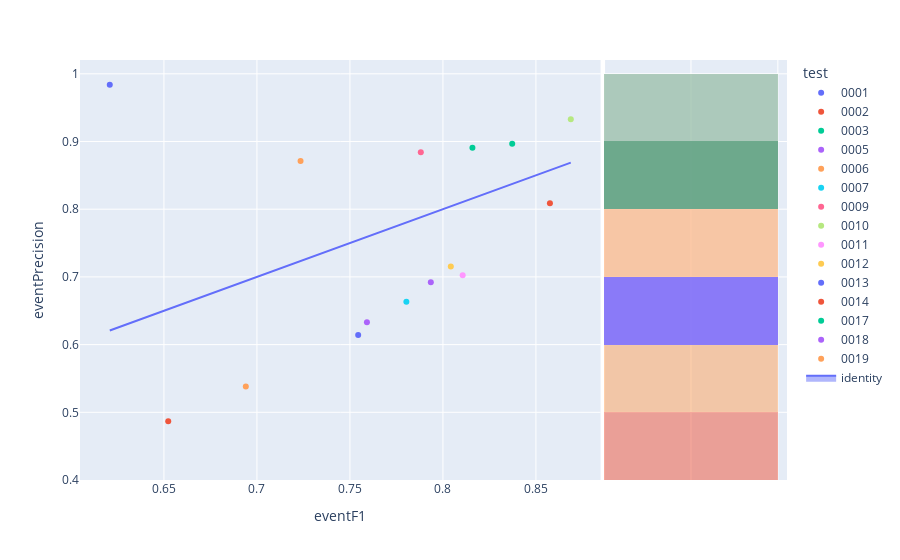

Notebook cell for this chart:
### Code cell
fig=px.scatter(experimentModels_N2,x='eventF1',y='eventPrecision',color='test',hover_name='modelId', marginal_y="histogram")
fig.add_trace(
    go.Scatter(x=experimentModels_N2['eventF1'], y=experimentModels_N2['eventF1'], name="identity", mode='lines',fill="toself")
)
fig.show()

### Figure 1 — Plotly figure (JSON) as saved in the notebook; plotly's stock layout.template omitted (floating-point values rounded to 4 significant figures)
{"data": [{"hovertemplate": "<b>%{hovertext}</b><br><br>test=0001<br>eventF1=%{x}<br>eventPrecision=%{y}<extra></extra>", "hovertext": ["bf958847-77fc-4eab-9c95-7a30ef71f8ee"], "legendgroup": "0001", "marker": {"color": "#636efa", "symbol": "circle"}, "mode": "markers", "name": "0001", "orientation": "v", "showlegend": true, "type": "scatter", "x": [0.6209], "xaxis": "x", "y": [0.9838], "yaxis": "y"}, {"alignmentgroup": "True", "bingroup": "y", "hovertemplate": "test=0001<br>eventPrecision=%{y}<br>count=%{x}<extra></extra>", "legendgroup": "0001", "marker": {"color": "#636efa"}, "name": "0001", "offsetgroup": "0001", "opacity": 0.5, "showlegend": false, "type": "histogram", "xaxis": "x2", "y": [0.9838], "yaxis": "y2"}, {"hovertemplate": "<b>%{hovertext}</b><br><br>test=0002<br>eventF1=%{x}<br>eventPrecision=%{y}<extra></extra>", "hovertext": ["f733d4b9-1730-40f9-91c2-f0ac2f36367e"], "legendgroup": "0002", "marker": {"color": "#EF553B", "symbol": "circle"}, "mode": "markers", "name": "0002", "orientation": "v", "showlegend": true, "type": "scatter", "x": [0.8575], "xaxis": "x", "y": [0.8088], "yaxis": "y"}, {"alignmentgroup": "True", "bingroup": "y", "hovertemplate": "test=0002<br>eventPrecision=%{y}<br>count=%{x}<extra></extra>", "legendgroup": "0002", "marker": {"color": "#EF553B"}, "name": "0002", "offsetgroup": "0002", "opacity": 0.5, "showlegend": false, "type": "histogram", "xaxis": "x2", "y": [0.8088], "yaxis": "y2"}, {"hovertemplate": "<b>%{hovertext}</b><br><br>test=0003<br>eventF1=%{x}<br>eventPrecision=%{y}<extra></extra>", "hovertext": ["b7018fb5-07f6-4ca6-a2ae-9c1646bde5b9"], "legendgroup": "0003", "marker": {"color": "#00cc96", "symbol": "circle"}, "mode": "markers", "name": "0003", "orientation": "v", "showlegend": true, "type": "scatter", "x": [0.8159], "xaxis": "x", "y": [0.8909], "yaxis": "y"}, {"alignmentgroup": "True", "bingroup": "y", "hovertemplate": "test=0003<br>eventPrecision=%{y}<br>count=%{x}<extra></extra>", "legendgroup": "0003", "marker": {"color": "#00cc96"}, "name": "0003", "offsetgroup": "0003", "opacity": 0.5, "showlegend": false, "type": "histogram", "xaxis": "x2", "y": [0.8909], "yaxis": "y2"}, {"hovertemplate": "<b>%{hovertext}</b><br><br>test=0005<br>eventF1=%{x}<br>eventPrecision=%{y}<extra></extra>", "hovertext": ["d47802dc-da95-4420-a6f5-a4bb291c9385"], "legendgroup": "0005", "marker": {"color": "#ab63fa", "symbol": "circle"}, "mode": "markers", "name": "0005", "orientation": "v", "showlegend": true, "type": "scatter", "x": [0.7935], "xaxis": "x", "y": [0.6921], "yaxis": "y"}, {"alignmentgroup": "True", "bingroup": "y", "hovertemplate": "test=0005<br>eventPrecision=%{y}<br>count=%{x}<extra></extra>", "legendgroup": "0005", "marker": {"color": "#ab63fa"}, "name": "0005", "offsetgroup": "0005", "opacity": 0.5, "showlegend": false, "type": "histogram", "xaxis": "x2", "y": [0.6921], "yaxis": "y2"}, {"hovertemplate": "<b>%{hovertext}</b><br><br>test=0006<br>eventF1=%{x}<br>eventPrecision=%{y}<extra></extra>", "hovertext": ["556a03bf-82b3-4468-b1ff-c804988a238a"], "legendgroup": "0006", "marker": {"color": "#FFA15A", "symbol": "circle"}, "mode": "markers", "name": "0006", "orientation": "v", "showlegend": true, "type": "scatter", "x": [0.7234], "xaxis": "x", "y": [0.8714], "yaxis": "y"}, {"alignmentgroup": "True", "bingroup": "y", "hovertemplate": "test=0006<br>eventPrecision=%{y}<br>count=%{x}<extra></extra>", "legendgroup": "0006", "marker": {"color": "#FFA15A"}, "name": "0006", "offsetgroup": "0006", "opacity": 0.5, "showlegend": false, "type": "histogram", "xaxis": "x2", "y": [0.8714], "yaxis": "y2"}, {"hovertemplate": "<b>%{hovertext}</b><br><br>test=0007<br>eventF1=%{x}<br>eventPrecision=%{y}<extra></extra>", "hovertext": ["d6976249-69b2-42de-a8b2-16adbd07e4b9"], "legendgroup": "0007", "marker": {"color": "#19d3f3", "symbol": "circle"}, "mode": "markers", "name": "0007", "orientation": "v", "showlegend": true, "type": "scatter", "x": [0.7803], "xaxis": "x", "y": [0.6634], "yaxis": "y"}, {"alignmentgroup": "True", "bingroup": "y", "hovertemplate": "test=0007<br>eventPrecision=%{y}<br>count=%{x}<extra></extra>", "legendgroup": "0007", "marker": {"color": "#19d3f3"}, "name": "0007", "offsetgroup": "0007", "opacity": 0.5, "showlegend": false, "type": "histogram", "xaxis": "x2", "y": [0.6634], "yaxis": "y2"}, {"hovertemplate": "<b>%{hovertext}</b><br><br>test=0009<br>eventF1=%{x}<br>eventPrecision=%{y}<extra></extra>", "hovertext": ["3237920b-4e80-4a7b-83af-d66298816ba3"], "legendgroup": "0009", "marker": {"color": "#FF6692", "symbol": "circle"}, "mode": "markers", "name": "0009", "orientation": "v", "showlegend": true, "type": "scatter", "x": [0.7881], "xaxis": "x", "y": [0.8841], "yaxis": "y"}, {"alignmentgroup": "True", "bingroup": "y", "hovertemplate": "test=0009<br>eventPrecision=%{y}<br>count=%{x}<extra></extra>", "legendgroup": "0009", "marker": {"color": "#FF6692"}, "name": "0009", "offsetgroup": "0009", "opacity": 0.5, "showlegend": false, "type": "histogram", "xaxis": "x2", "y": [0.8841], "yaxis": "y2"}, {"hovertemplate": "<b>%{hovertext}</b><br><br>test=0010<br>eventF1=%{x}<br>eventPrecision=%{y}<extra></extra>", "hovertext": ["92756d09-a80a-49f1-bbfc-f8a12570ddbe"], "legendgroup": "0010", "marker": {"color": "#B6E880", "symbol": "circle"}, "mode": "markers", "name": "0010", "orientation": "v", "showlegend": true, "type": "scatter", "x": [0.8687], "xaxis": "x", "y": [0.9329], "yaxis": "y"}, {"alignmentgroup": "True", "bingroup": "y", "hovertemplate": "test=0010<br>eventPrecision=%{y}<br>count=%{x}<extra></extra>", "legendgroup": "0010", "marker": {"color": "#B6E880"}, "name": "0010", "offsetgroup": "0010", "opacity": 0.5, "showlegend": false, "type": "histogram", "xaxis": "x2", "y": [0.9329], "yaxis": "y2"}, {"hovertemplate": "<b>%{hovertext}</b><br><br>test=0011<br>eventF1=%{x}<br>eventPrecision=%{y}<extra></extra>", "hovertext": ["2d1def14-06c9-4a40-a577-752522c66ed5"], "legendgroup": "0011", "marker": {"color": "#FF97FF", "symbol": "circle"}, "mode": "markers", "name": "0011", "orientation": "v", "showlegend": true, "type": "scatter", "x": [0.8106], "xaxis": "x", "y": [0.7023], "yaxis": "y"}, {"alignmentgroup": "True", "bingroup": "y", "hovertemplate": "test=0011<br>eventPrecision=%{y}<br>count=%{x}<extra></extra>", "legendgroup": "0011", "marker": {"color": "#FF97FF"}, "name": "0011", "offsetgroup": "0011", "opacity": 0.5, "showlegend": false, "type": "histogram", "xaxis": "x2", "y": [0.7023], "yaxis": "y2"}, {"hovertemplate": "<b>%{hovertext}</b><br><br>test=0012<br>eventF1=%{x}<br>eventPrecision=%{y}<extra></extra>", "hovertext": ["c930c4a8-32c1-41d8-a540-db8ec02d8c50"], "legendgroup": "0012", "marker": {"color": "#FECB52", "symbol": "circle"}, "mode": "markers", "name": "0012", "orientation": "v", "showlegend": true, "type": "scatter", "x": [0.8042], "xaxis": "x", "y": [0.7155], "yaxis": "y"}, {"alignmentgroup": "True", "bingroup": "y", "hovertemplate": "test=0012<br>eventPrecision=%{y}<br>count=%{x}<extra></extra>", "legendgroup": "0012", "marker": {"color": "#FECB52"}, "name": "0012", "offsetgroup": "0012", "opacity": 0.5, "showlegend": false, "type": "histogram", "xaxis": "x2", "y": [0.7155], "yaxis": "y2"}, {"hovertemplate": "<b>%{hovertext}</b><br><br>test=0013<br>eventF1=%{x}<br>eventPrecision=%{y}<extra></extra>", "hovertext": ["6907442d-1a9b-43cd-9fe4-9121ddc99243"], "legendgroup": "0013", "marker": {"color": "#636efa", "symbol": "circle"}, "mode": "markers", "name": "0013", "orientation": "v", "showlegend": true, "type": "scatter", "x": [0.7544], "xaxis": "x", "y": [0.6142], "yaxis": "y"}, {"alignmentgroup": "True", "bingroup": "y", "hovertemplate": "test=0013<br>eventPrecision=%{y}<br>count=%{x}<extra></extra>", "legendgroup": "0013", "marker": {"color": "#636efa"}, "name": "0013", "offsetgroup": "0013", "opacity": 0.5, "showlegend": false, "type": "histogram", "xaxis": "x2", "y": [0.6142], "yaxis": "y2"}, {"hovertemplate": "<b>%{hovertext}</b><br><br>test=0014<br>eventF1=%{x}<br>eventPrecision=%{y}<extra></extra>", "hovertext": ["b76944b2-6421-4f77-a082-43f348cd7e7c"], "legendgroup": "0014", "marker": {"color": "#EF553B", "symbol": "circle"}, "mode": "markers", "name": "0014", "orientation": "v", "showlegend": true, "type": "scatter", "x": [0.6523], "xaxis": "x", "y": [0.487], "yaxis": "y"}, {"alignmentgroup": "True", "bingroup": "y", "hovertemplate": "test=0014<br>eventPrecision=%{y}<br>count=%{x}<extra></extra>", "legendgroup": "0014", "marker": {"color": "#EF553B"}, "name": "0014", "offsetgroup": "0014", "opacity": 0.5, "showlegend": false, "type": "histogram", "xaxis": "x2", "y": [0.487], "yaxis": "y2"}, {"hovertemplate": "<b>%{hovertext}</b><br><br>test=0017<br>eventF1=%{x}<br>eventPrecision=%{y}<extra></extra>", "hovertext": ["ca57f68a-6762-4170-9f27-043a81703239"], "legendgroup": "0017", "marker": {"color": "#00cc96", "symbol": "circle"}, "mode": "markers", "name": "0017", "orientation": "v", "showlegend": true, "type": "scatter", "x": [0.8373], "xaxis": "x", "y": [0.8965], "yaxis": "y"}, {"alignmentgroup": "True", "bingroup": "y", "hovertemplate": "test=0017<br>eventPrecision=%{y}<br>count=%{x}<extra></extra>", "legendgroup": "0017", "marker": {"color": "#00cc96"}, "name": "0017", "offsetgroup": "0017", "opacity": 0.5, "showlegend": false, "type": "histogram", "xaxis": "x2", "y": [0.8965], "yaxis": "y2"}, {"hovertemplate": "<b>%{hovertext}</b><br><br>test=0018<br>eventF1=%{x}<br>eventPrecision=%{y}<extra></extra>", "hovertext": ["657f22e6-d58c-4ebd-b837-9ffa0b1aa3a7"], "legendgroup": "0018", "marker": {"color": "#ab63fa", "symbol": "circle"}, "mode": "markers", "name": "0018", "orientation": "v", "showlegend": true, "type": "scatter", "x": [0.7591], "xaxis": "x", "y": [0.633], "yaxis": "y"}, {"alignmentgroup": "True", "bingroup": "y", "hovertemplate": "test=0018<br>eventPrecision=%{y}<br>count=%{x}<extra></extra>", "legendgroup": "0018", "marker": {"color": "#ab63fa"}, "name": "0018", "offsetgroup": "0018", "opacity": 0.5, "showlegend": false, "type": "histogram", "xaxis": "x2", "y": [0.633], "yaxis": "y2"}, {"hovertemplate": "<b>%{hovertext}</b><br><br>test=0019<br>eventF1=%{x}<br>eventPrecision=%{y}<extra></extra>", "hovertext": ["f07a4cf8-c75c-4087-9b66-b678bcf1c5d8"], "legendgroup": "0019", "marker": {"color": "#FFA15A", "symbol": "circle"}, "mode": "markers", "name": "0019", "orientation": "v", "showlegend": true, "type": "scatter", "x": [0.694], "xaxis": "x", "y": [0.5382], "yaxis": "y"}, {"alignmentgroup": "True", "bingroup": "y", "hovertemplate": "test=0019<br>eventPrecision=%{y}<br>count=%{x}<extra></extra>", "legendgroup": "0019", "marker": {"color": "#FFA15A"}, "name": "0019", "offsetgroup": "0019", "opacity": 0.5, "showlegend": false, "type": "histogram", "xaxis": "x2", "y": [0.5382], "yaxis": "y2"}, {"fill": "toself", "mode": "lines", "name": "identity", "type": "scatter", "x": [0.6209, 0.8575, 0.8159, 0.7935, 0.7234, 0.7803, 0.7881, 0.8687, 0.8106, 0.8042, 0.7544, 0.6523, 0.8373, 0.7591, 0.694], "y": [0.6209, 0.8575, 0.8159, 0.7935, 0.7234, 0.7803, 0.7881, 0.8687, 0.8106, 0.8042, 0.7544, 0.6523, 0.8373, 0.7591, 0.694]}], "layout": {"barmode": "overlay", "legend": {"title": {"text": "test"}, "tracegroupgap": 0}, "margin": {"t": 60}, "xaxis": {"anchor": "y", "domain": [0, 0.7363], "title": {"text": "eventF1"}}, "xaxis2": {"anchor": "y2", "domain": [0.7413, 1], "matches": "x2", "showgrid": true, "showline": false, "showticklabels": false, "ticks": ""}, "yaxis": {"anchor": "x", "domain": [0, 1], "title": {"text": "eventPrecision"}}, "yaxis2": {"anchor": "x2", "domain": [0, 1], "matches": "y", "showgrid": true, "showticklabels": false}}}
